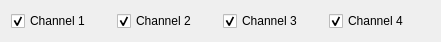
  <widget class="QWidget" name="gridLayoutWidget">
   <property name="geometry">
    <rect>
     <x>10</x>
     <y>90</y>
     <width>441</width>
     <height>31</height>
    </rect>
   </property>
   <layout class="QGridLayout" name="gridLayout">
    <item column="2" row="0">
     <widget class="QCheckBox" name="checkBox_ch3_show">
      <property name="maximumSize">
       <size>
        <width>100</width>
        <height>20</height>
       </size>
      </property>
      <property name="text">
       <string>Channel 3</string>
      </property>
      <property name="checked">
       <bool>true</bool>
      </property>
     </widget>
    </item>
    <item column="1" row="0">
     <widget class="QCheckBox" name="checkBox_ch2_show">
      <property name="maximumSize">
       <size>
        <width>100</width>
        <height>20</height>
       </size>
      </property>
      <property name="text">
       <string>Channel 2</string>
      </property>
      <property name="checked">
       <bool>true</bool>
      </property>
     </widget>
    </item>
    <item column="3" row="0">
     <widget class="QCheckBox" name="checkBox_ch4_show">
      <property name="maximumSize">
       <size>
        <width>100</width>
        <height>20</height>
       </size>
      </property>
      <property name="text">
       <string>Channel 4</string>
      </property>
      <property name="checked">
       <bool>true</bool>
      </property>
     </widget>
    </item>
    <item column="0" row="0">
     <widget class="QCheckBox" name="checkBox_ch1_show">
      <property name="maximumSize">
       <size>
        <width>100</width>
        <height>20</height>
       </size>
      </property>
      <property name="text">
       <string>Channel 1</string>
      </property>
      <property name="checked">
       <bool>true</bool>
      </property>
     </widget>
    </item>
   </layout>
  </widget>
